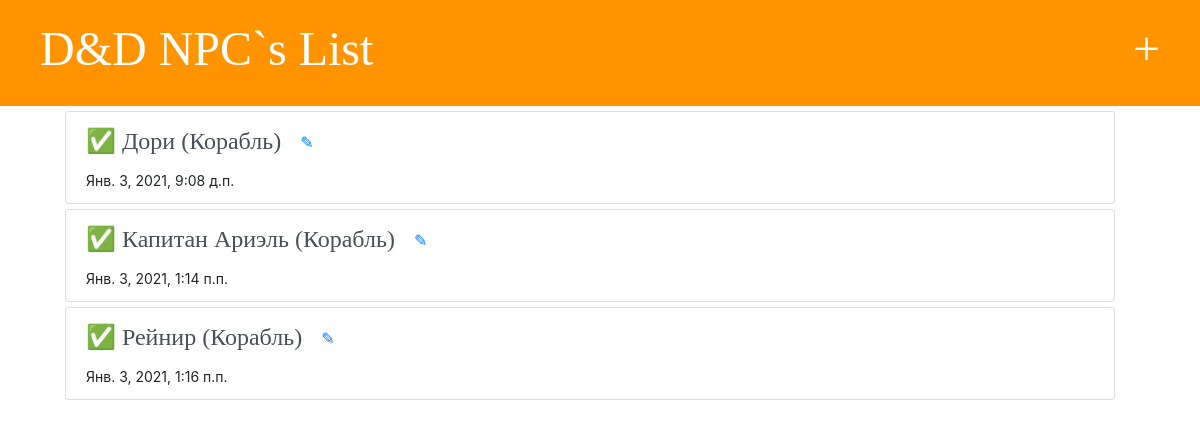
/, run on an earlier commit of the app's database.
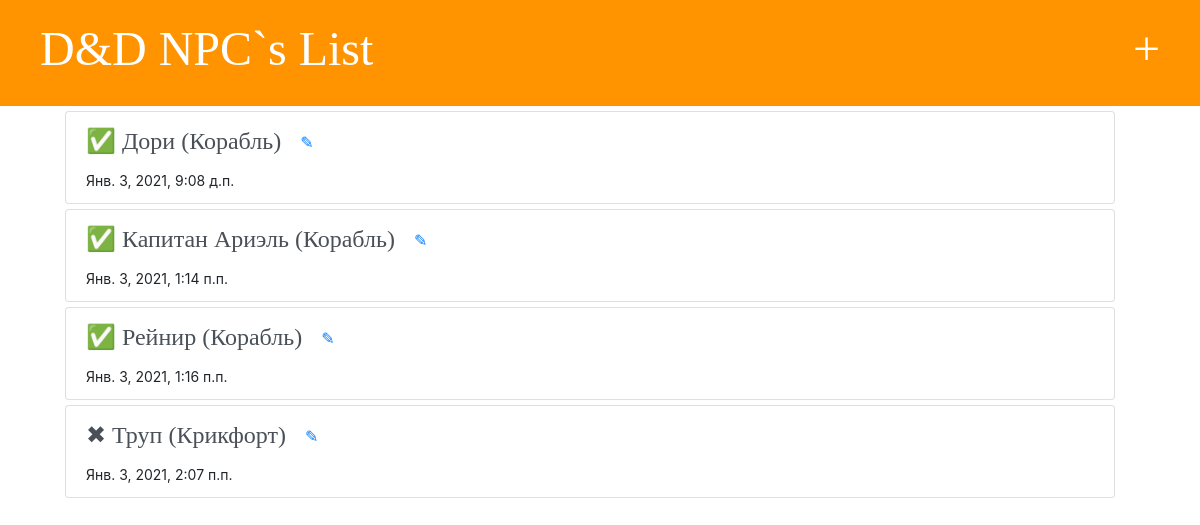
And on a later commit of the database.
### NPC/models.py (models this page shows, shortened)
class Person(models.Model):
    name = models.CharField(max_length=50)
    text = models.TextField()
    icon = models.ImageField(null=False, default="images/placeholder.png", blank=True, upload_to="images", verbose_name='Изображение')
    role = models.CharField(max_length=50, default="")
    map = models.CharField(max_length=50, default="")
    created_date = models.DateTimeField(default=timezone.now)
    alive = models.BooleanField(default="True")

### NPC/views.py (the view)
# urls.py: path('', views.post_list, name='post_list'),
def post_list(request):
    posts = Person.objects.all().order_by("name")
    return render(request, 'npc/post_list.html', {'posts': posts})

### templates/npc/post_list.html
{% extends "base.html" %}
{% block content %}
    <div class="content container">
            <div class="col-lg-12">
                {% for post in posts %}
                    <div class="container">
                        <div class="list-group list-group-item" style="margin-top: 5px">
                            <a href="/details/{{ post.id }}/" class="list-group-item-action">
                                <div>
                                    <h1>{% if post.alive  %}
                                        ✅
                                        {% else %}
                                        ✖
                                        {% endif %}
                                        {{ post.name }}  ({{ post.map }})
                                        <a class="btn btn-default post" href="{% url 'post_edit' pk=post.id %}">✎</a>
                                    </h1>
                                </div>
                                <div>
                                    {{ post.created_date }}
                                </div>
                            </a>
                        </div>
                    </div>
                {% endfor %}
        </div>
    </div>
{% endblock %}

What changed in the data, as far as the page shows it:
added Person: name "Труп", map "Крикфорт", created_date "Янв. 3, 2021, 2:07 п.п."
